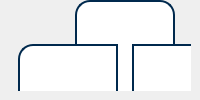
                 <widget class="QWidget" name="page_5">
                  <layout class="QVBoxLayout" name="verticalLayout_31">
                   <property name="spacing">
                    <number>0</number>
                   </property>
                   <property name="leftMargin">
                    <number>0</number>
                   </property>
                   <property name="topMargin">
                    <number>0</number>
                   </property>
                   <property name="rightMargin">
                    <number>0</number>
                   </property>
                   <property name="bottomMargin">
                    <number>0</number>
                   </property>
                   <item>
                    <widget class="QWidget" name="widget_17" native="true">
                     <property name="sizePolicy">
                      <sizepolicy hsizetype="Ignored" vsizetype="Ignored">
                       <horstretch>0</horstretch>
                       <verstretch>0</verstretch>
                      </sizepolicy>
                     </property>
                     <layout class="QHBoxLayout" name="horizontalLayout_20">
                      <property name="topMargin">
                       <number>0</number>
                      </property>
                      <item>
                       <spacer name="horizontalSpacer_12">
                        <property name="orientation">
                         <enum>Qt::Horizontal</enum>
                        </property>
                        <property name="sizeHint" stdset="0">
                         <size>
                          <width>147</width>
                          <height>206</height>
                         </size>
                        </property>
                       </spacer>
                      </item>
                      <item>
                       <widget class="QWidget" name="widget_18" native="true">
                        <property name="sizePolicy">
                         <sizepolicy hsizetype="Fixed" vsizetype="Fixed">
                          <horstretch>0</horstretch>
                          <verstretch>0</verstretch>
                         </sizepolicy>
                        </property>
                        <property name="styleSheet">
                         <string notr="true">QPushButton:hover {
	border-color: #4c96f7;
}
QPushButton {
    border: 2px solid rgb(0, 41, 77); 
}</string>
                        </property>
                        <layout class="QGridLayout" name="gridLayout_12">
                         <property name="topMargin">
                          <number>0</number>
                         </property>
                         <item row="0" column="2">
                          <spacer name="horizontalSpacer_14">
                           <property name="orientation">
                            <enum>Qt::Horizontal</enum>
                           </property>
                           <property name="sizeType">
                            <enum>QSizePolicy::Expanding</enum>
                           </property>
                           <property name="sizeHint" stdset="0">
                            <size>
                             <width>100</width>
                             <height>20</height>
                            </size>
                           </property>
                          </spacer>
                         </item>
                         <item row="1" column="1">
                          <widget class="QPushButton" name="control_down">
                           <property name="minimumSize">
                            <size>
                             <width>100</width>
                             <height>100</height>
                            </size>
                           </property>
                           <property name="maximumSize">
                            <size>
                             <width>100</width>
                             <height>100</height>
                            </size>
                           </property>
                           <property name="styleSheet">
                            <string notr="true">background-color: rgb(255, 255, 255);

	border-top-right-radius: 1;</string>
                           </property>
                           <property name="text">
                            <string/>
                           </property>
                           <property name="icon">
                            <iconset resource="../resources/resources.qrc">
                             <normaloff>:/Icons/Icons/8665193_chevron_down_icon.svg</normaloff>:/Icons/Icons/8665193_chevron_down_icon.svg</iconset>
                           </property>
                           <property name="iconSize">
                            <size>
                             <width>50</width>
                             <height>50</height>
                            </size>
                           </property>
                          </widget>
                         </item>
                         <item row="0" column="1">
                          <widget class="QPushButton" name="control_up">
                           <property name="sizePolicy">
                            <sizepolicy hsizetype="Ignored" vsizetype="Ignored">
                             <horstretch>0</horstretch>
                             <verstretch>0</verstretch>
                            </sizepolicy>
                           </property>
                           <property name="minimumSize">
                            <size>
                             <width>100</width>
                             <height>100</height>
                            </size>
                           </property>
                           <property name="maximumSize">
                            <size>
                             <width>100</width>
                             <height>100</height>
                            </size>
                           </property>
                           <property name="styleSheet">
                            <string notr="true">background-color: rgb(255, 255, 255);
	border-top-left-radius: 15;
	border-top-right-radius: 15;</string>
                           </property>
                           <property name="text">
                            <string/>
                           </property>
                           <property name="icon">
                            <iconset resource="../resources/resources.qrc">
                             <normaloff>:/Icons/Icons/8665196_chevron_up_icon.svg</normaloff>:/Icons/Icons/8665196_chevron_up_icon.svg</iconset>
                           </property>
                           <property name="iconSize">
                            <size>
                             <width>50</width>
                             <height>50</height>
                            </size>
                           </property>
                          </widget>
                         </item>
                         <item row="1" column="2">
                          <widget class="QPushButton" name="control_right">
                           <property name="minimumSize">
                            <size>
                             <width>100</width>
                             <height>100</height>
                            </size>
                           </property>
                           <property name="maximumSize">
                            <size>
                             <width>100</width>
                             <height>100</height>
                            </size>
                           </property>
                           <property name="styleSheet">
                            <string notr="true">background-color: rgb(255, 255, 255);
	border-top-right-radius: 15;
	border-bottom-right-radius: 15;</string>
                           </property>
                           <property name="text">
                            <string/>
                           </property>
                           <property name="icon">
                            <iconset resource="../resources/resources.qrc">
                             <normaloff>:/Icons/Icons/8665195_chevron_right_icon.svg</normaloff>:/Icons/Icons/8665195_chevron_right_icon.svg</iconset>
                           </property>
                           <property name="iconSize">
                            <size>
                             <width>50</width>
                             <height>50</height>
                            </size>
                           </property>
                          </widget>
                         </item>
                         <item row="1" column="0">
                          <widget class="QPushButton" name="control_left">
                           <property name="minimumSize">
                            <size>
                             <width>100</width>
                             <height>100</height>
                            </size>
                           </property>
                           <property name="maximumSize">
                            <size>
                             <width>100</width>
                             <height>100</height>
                            </size>
                           </property>
                           <property name="styleSheet">
                            <string notr="true">background-color: rgb(255, 255, 255);
	border-top-left-radius: 15;
	border-bottom-left-radius: 15;</string>
                           </property>
                           <property name="text">
                            <string/>
                           </property>
                           <property name="icon">
                            <iconset resource="../resources/resources.qrc">
                             <normaloff>:/Icons/Icons/8665194_chevron_left_icon.svg</normaloff>:/Icons/Icons/8665194_chevron_left_icon.svg</iconset>
                           </property>
                           <property name="iconSize">
                            <size>
                             <width>50</width>
                             <height>50</height>
                            </size>
                           </property>
                          </widget>
                         </item>
                        </layout>
                       </widget>
                      </item>
                      <item>
                       <spacer name="horizontalSpacer_15">
                        <property name="orientation">
                         <enum>Qt::Horizontal</enum>
                        </property>
                        <property name="sizeType">
                         <enum>QSizePolicy::Expanding</enum>
                        </property>
                        <property name="sizeHint" stdset="0">
                         <size>
                          <width>146</width>
                          <height>206</height>
                         </size>
                        </property>
                       </spacer>
                      </item>
                     </layout>
                    </widget>
                   </item>
                  </layout>
                 </widget>
